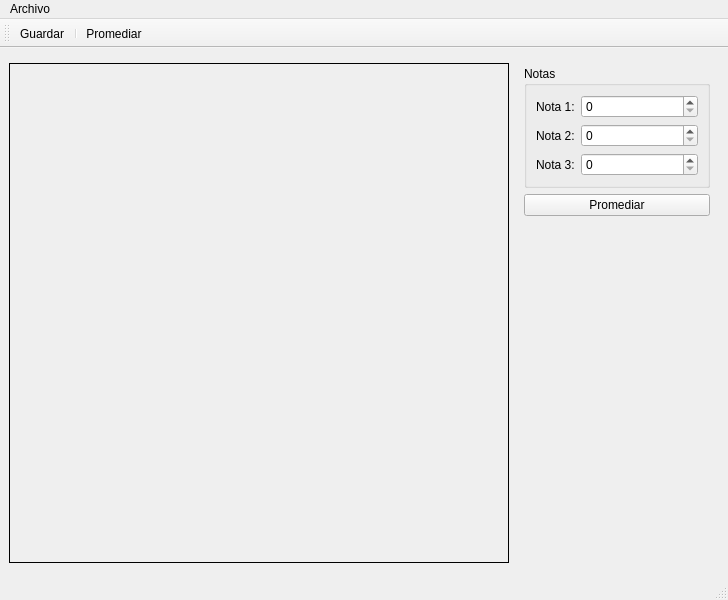
<?xml version="1.0" encoding="UTF-8"?>
<ui version="4.0">
 <class>Principal</class>
 <widget class="QMainWindow" name="Principal">
  <property name="geometry">
   <rect>
    <x>0</x>
    <y>0</y>
    <width>728</width>
    <height>600</height>
   </rect>
  </property>
  <property name="minimumSize">
   <size>
    <width>728</width>
    <height>600</height>
   </size>
  </property>
  <property name="windowTitle">
   <string>Grafica de Barras</string>
  </property>
  <property name="windowIcon">
   <iconset>
    <normalon>:/img/estadistica.png</normalon>
   </iconset>
  </property>
  <widget class="QWidget" name="centralwidget">
   <layout class="QHBoxLayout" name="horizontalLayout">
    <item>
     <widget class="QLabel" name="outCuadro">
      <property name="minimumSize">
       <size>
        <width>500</width>
        <height>500</height>
       </size>
      </property>
      <property name="maximumSize">
       <size>
        <width>500</width>
        <height>500</height>
       </size>
      </property>
      <property name="frameShape">
       <enum>QFrame::Box</enum>
      </property>
      <property name="text">
       <string/>
      </property>
     </widget>
    </item>
    <item>
     <widget class="QWidget" name="widget" native="true">
      <layout class="QVBoxLayout" name="verticalLayout">
       <item>
        <widget class="QGroupBox" name="groupBox">
         <property name="title">
          <string>Notas</string>
         </property>
         <layout class="QFormLayout" name="formLayout">
          <item row="0" column="0">
           <widget class="QLabel" name="label_2">
            <property name="text">
             <string>Nota 1:</string>
            </property>
           </widget>
          </item>
          <item row="0" column="1">
           <widget class="QSpinBox" name="inNota1">
            <property name="maximum">
             <number>100</number>
            </property>
           </widget>
          </item>
          <item row="1" column="0">
           <widget class="QLabel" name="label_3">
            <property name="text">
             <string>Nota 2:</string>
            </property>
           </widget>
          </item>
          <item row="1" column="1">
           <widget class="QSpinBox" name="inNota2">
            <property name="maximum">
             <number>100</number>
            </property>
           </widget>
          </item>
          <item row="2" column="0">
           <widget class="QLabel" name="label_4">
            <property name="text">
             <string>Nota 3:</string>
            </property>
           </widget>
          </item>
          <item row="2" column="1">
           <widget class="QSpinBox" name="inNota3">
            <property name="maximum">
             <number>100</number>
            </property>
           </widget>
          </item>
         </layout>
        </widget>
       </item>
       <item>
        <widget class="QPushButton" name="cmdPromediar">
         <property name="text">
          <string>Promediar</string>
         </property>
        </widget>
       </item>
       <item>
        <spacer name="verticalSpacer">
         <property name="orientation">
          <enum>Qt::Vertical</enum>
         </property>
         <property name="sizeHint" stdset="0">
          <size>
           <width>20</width>
           <height>40</height>
          </size>
         </property>
        </spacer>
       </item>
      </layout>
     </widget>
    </item>
   </layout>
  </widget>
  <widget class="QMenuBar" name="menubar">
   <property name="geometry">
    <rect>
     <x>0</x>
     <y>0</y>
     <width>728</width>
     <height>21</height>
    </rect>
   </property>
   <widget class="QMenu" name="menuArchivo">
    <property name="title">
     <string>Archivo</string>
    </property>
    <addaction name="actionGuardar"/>
    <addaction name="separator"/>
    <addaction name="actionSalir"/>
   </widget>
   <addaction name="menuArchivo"/>
  </widget>
  <widget class="QStatusBar" name="statusbar"/>
  <widget class="QToolBar" name="toolBar">
   <property name="windowTitle">
    <string>toolBar</string>
   </property>
   <attribute name="toolBarArea">
    <enum>TopToolBarArea</enum>
   </attribute>
   <attribute name="toolBarBreak">
    <bool>false</bool>
   </attribute>
   <addaction name="actionGuardar"/>
   <addaction name="separator"/>
   <addaction name="actionPromediar"/>
  </widget>
  <action name="actionGuardar">
   <property name="icon">
    <iconset resource="img.qrc">
     <normaloff>:/img/Save.ico</normaloff>:/img/Save.ico</iconset>
   </property>
   <property name="text">
    <string>Guardar</string>
   </property>
   <property name="shortcut">
    <string>Ctrl+S</string>
   </property>
   <property name="menuRole">
    <enum>QAction::TextHeuristicRole</enum>
   </property>
  </action>
  <action name="actionSalir">
   <property name="icon">
    <iconset resource="img.qrc">
     <normaloff>:/img/cerrar (2).png</normaloff>:/img/cerrar (2).png</iconset>
   </property>
   <property name="text">
    <string>Salir</string>
   </property>
   <property name="shortcut">
    <string>Ctrl+E</string>
   </property>
  </action>
  <action name="actionPromediar">
   <property name="icon">
    <iconset resource="img.qrc">
     <normaloff>:/img/calculadora (1).png</normaloff>:/img/calculadora (1).png</iconset>
   </property>
   <property name="text">
    <string>Promediar</string>
   </property>
   <property name="shortcut">
    <string>Ctrl+P</string>
   </property>
  </action>
 </widget>
 <resources>
  <include location="img.qrc"/>
 </resources>
 <connections>
  <connection>
   <sender>actionSalir</sender>
   <signal>triggered()</signal>
   <receiver>Principal</receiver>
   <slot>close()</slot>
   <hints>
    <hint type="sourcelabel">
     <x>-1</x>
     <y>-1</y>
    </hint>
    <hint type="destinationlabel">
     <x>363</x>
     <y>299</y>
    </hint>
   </hints>
  </connection>
 </connections>
</ui>
